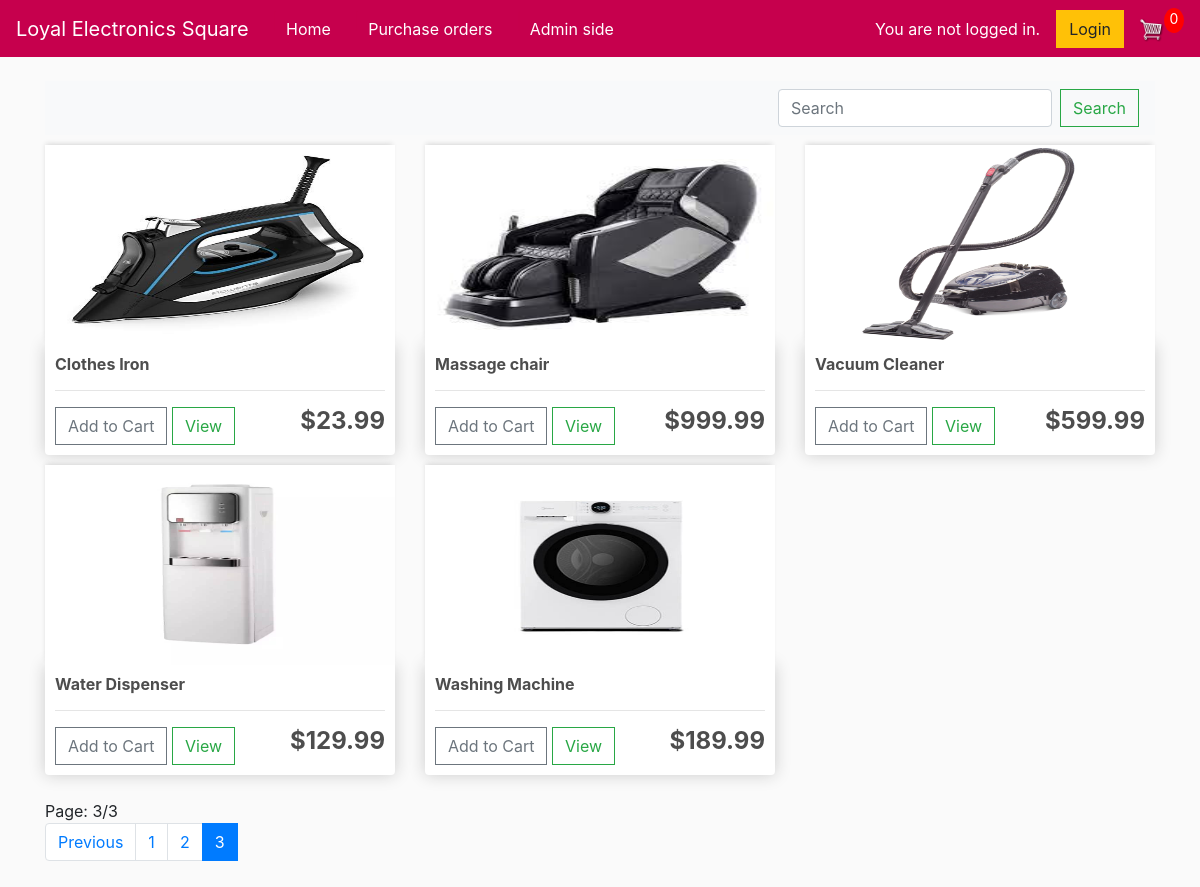
/?page=3, run on an earlier commit of the app's database.
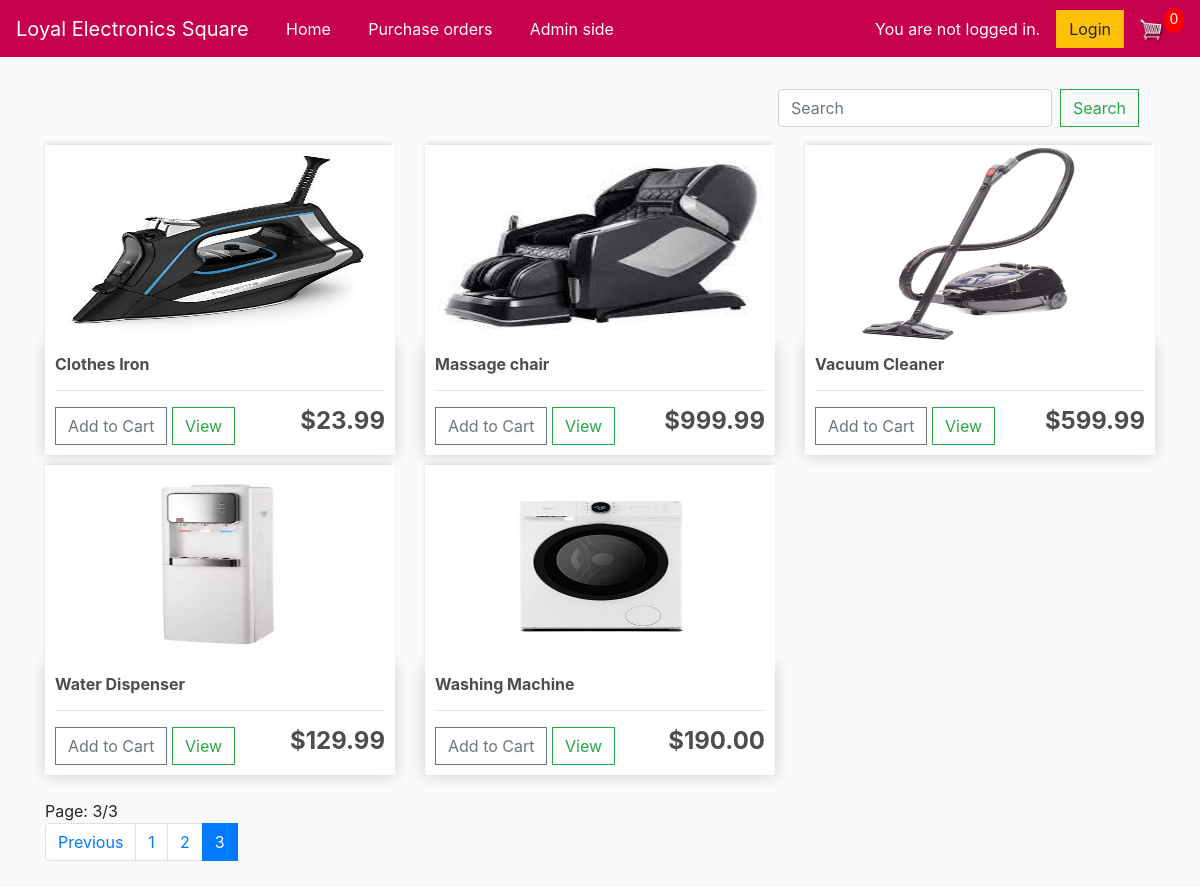
And on a later commit of the database.
### store/models.py (models this page shows, shortened)
class Product(models.Model):
    name = models.CharField(max_length=200, null=True)
    price = models.DecimalField(max_digits=10, decimal_places=2)
    size = models.CharField(max_length=16, null=True)
    weight = models.CharField(max_length=16, null=True)
    digital = models.BooleanField(default=False, null=True, blank=False)
    image = models.ImageField(null=True, blank=True)
    image2 = models.ImageField(null=True, blank=True)
    image3 = models.ImageField(null=True, blank=True)
    description = models.TextField(null=True)
    is_active = models.BooleanField(default=True)

### store/views.py (the view)
# urls.py: path('', include('store.urls')),
def store(request):
     if request.user.is_authenticated:
          customer = request.user.customer
          order, created = Order.objects.get_or_create(customer=customer, complete=False)
          items = order.orderitem_set.all()
          cartItems = order.get_cart_items
     else:
          items = []
          order = {'get_cart_total':0, 'get_cart_items':0, 'shipping':False}
          cartItems = order['get_cart_items']
     if 'q' in request.GET:
          q = request.GET['q']
          products = Product.objects.filter(name__icontains=q, is_active=True)
     else:
          products = Product.objects.filter(is_active=True)
     page = Paginator(products, 6)
     page_list = request.GET.get('page')
     page = page.get_page(page_list)
     products = Product.objects.filter(is_active=True)
     context = {'products':products, 'cartItems':cartItems, 'page': page}
     return render(request, 'store/store.html', context)

### store/templates/store/Store.html (shortened to what this page needs)
{% extends 'store/main.html' %}
{% load static %}
{% block content %}
	<nav class="navbar navbar-light bg-light justify-content-end">
		<form class="form-inline">
		<input class="form-control mr-sm-2" name="q" type="search" placeholder="Search" aria-label="Search">
		<button class="btn btn-outline-success my-2 my-sm-0" type="submit">Search</button>
		</form>
  	</nav>
	<div class="row">
		{% for product in page.object_list %}
		<div class="col-lg-4">
			<img class="thumbnail" src="{{product.image.url}}">
			<div class="box-element product">
				<h6><strong>{{product.name}}</strong></h6>
				<hr>
				<button data-product="{{product.id}}" data-action="add" class="btn btn-outline-secondary add-btn update-cart">Add to Cart</button>
				<a class="btn btn-outline-success" href="{% url 'product' product.id %}">View</a>
				<h4 style="display: inline-block; float: right"><strong>
				${{product.price|floatformat:2}}</strong></h4>
			</div>
		</div>
		{% endfor %}
	</div>
	<br>
	<a>Page: {{ page.number }}/{{ page.paginator.num_pages}}</a>
	<nav aria-label="...">
		<ul class="pagination">
		  	<li class="page-item">
				{% if page.has_previous %}
				<a class="page-link" href="{% url 'store' %}?page={{ page.previous_page_number }}">Previous</a>
				{% endif %}
		  	</li>
			{% for num_page in page.paginator.page_range %}
			<br/>
			{% if page.number == num_page %}
			<li class="page-item active" aria-current="page">
				<a class="page-link" href="{% url 'store' %}?page={{ num_page }}">{{ num_page }}</a>
			</li>
			{% else %}
			<li class="page-item" aria-current="page">
				<a class="page-link" href="{% url 'store' %}?page={{ num_page }}">{{ num_page }}</a>
			</li>
			{% endif %}
			<br/>
			{% endfor %}
		</ul>
	  </nav>
{% endblock content %}

What changed in the data, as far as the page shows it:
changed Product "Washing Machine": price "189.99" → "190.00"
